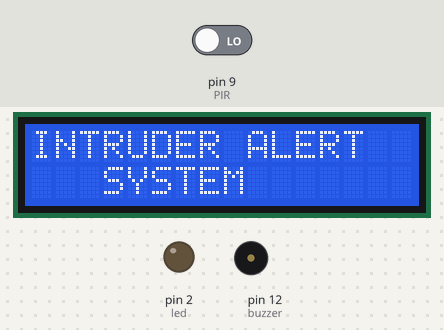
This sketch was run on a simulated Arduino Uno, built with avr-gcc and run on an emulated ATmega328P. Parts: 16×2 character LCD, output pins drawn as LEDs (lit = HIGH), buzzer (waves = sounding, pin HIGH). Dashed ring = blinking. Inputs (shaded band) come from the test bench; at power-on: pin 9 (PIR) LOW. What the sketch prints to the serial monitor is not drawn.

Above: at 1.2 s.
1.3 s: pin 9 (PIR) driven HIGH
At 2.4 s:
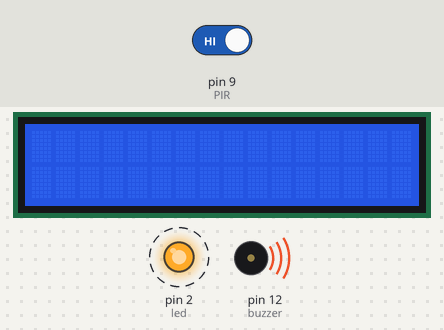
At 3.5 s:
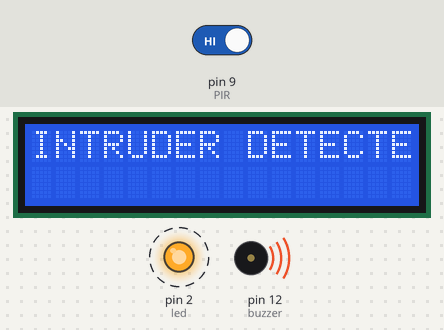
Timing chart, 0 to 11.1 s (numbered marks = the images above; inputs shaded):
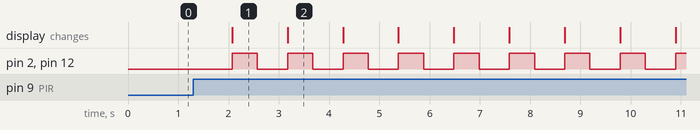

The sketch:

intruder_alert.ino
```cpp
#include <LiquidCrystal.h>
int rs = 11, e= 10, d4 =4, d5 = 5, d6 = 6, d7 = 7;
LiquidCrystal lcd(rs, e, d4, d5, d6, d7);
int led = 2, PIR = 9, buzzer = 12;
int PIR_state = LOW;
void setup() {
  // put your setup code here, to run once:
  lcd.begin(16, 2);
  pinMode(led, OUTPUT);
  pinMode(PIR, INPUT);
  pinMode(buzzer, OUTPUT);
  Serial.begin(9600);
  Serial.print("THIS IS MY INTRUDER ALERT SYSTEM PROJECT\n");
  Serial.println("my buzzer will sound for");
}

void loop() {
  // put your main code here, to run repeatedly:
  lcd.clear();
  lcd.setCursor(0, 0);
  lcd.print("INTRUDER ALERT");
  lcd.setCursor(3,2);
  lcd.print("SYSTEM");
  delay(2000);
  PIR_state = digitalRead(PIR);
  if(PIR_state == HIGH)
    intruderMode();
}
void intruderMode(){
  lcd.clear();
  for(int x = 0; x < 20; x++){
    Serial.println(x+1);
    digitalWrite(buzzer, HIGH);
    digitalWrite(led, HIGH);
    delay(500);
    digitalWrite(buzzer, LOW);
    digitalWrite(led, LOW);
    delay(500);
    lcd.setCursor(0,0);
    delay(100);
    lcd.print(" INTRUDER DETECTED ");
    lcd.scrollDisplayLeft();

  }
}
```

Measured:
- after the input at 1.3 s, pin 2 (led), pin 12 (buzzer): alternates HIGH for 0.50 s and LOW for 0.60 s, starting after 0.77 s; the display: changes after 0.77 s (image 1)
- what the display in image 1 shows lasts 1.1 s, from 2.1 s to 3.2 s
